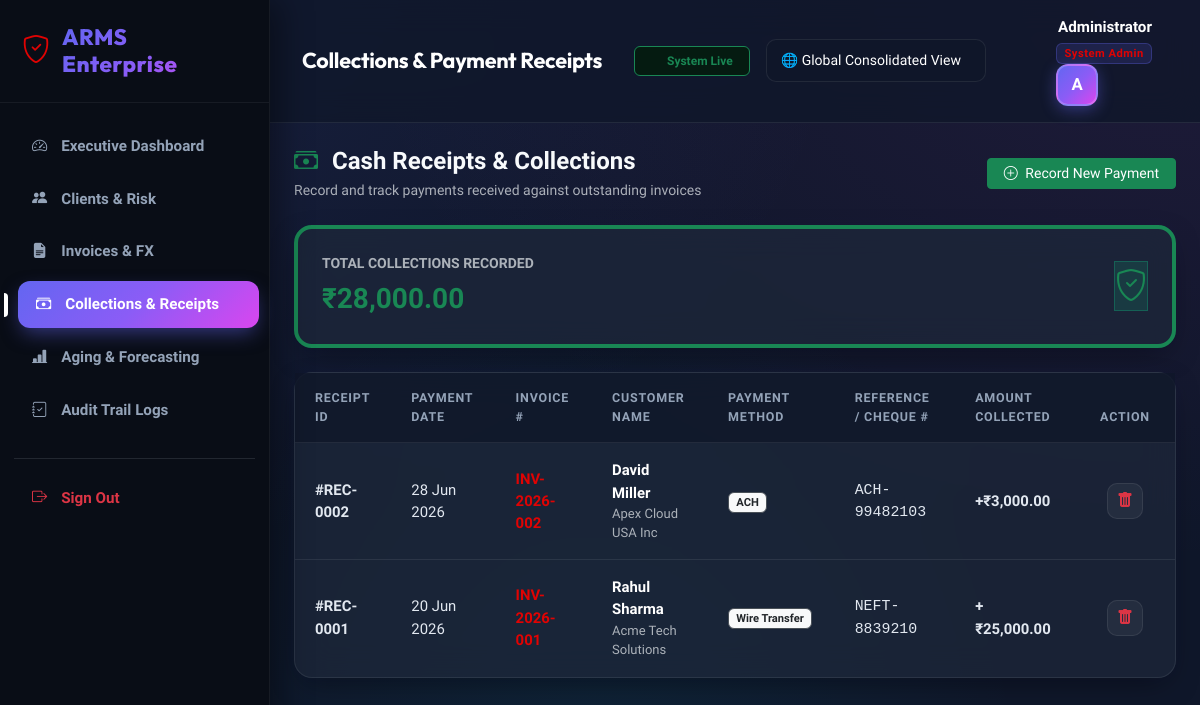
The app's page /payments/index.php (signed in), older data.
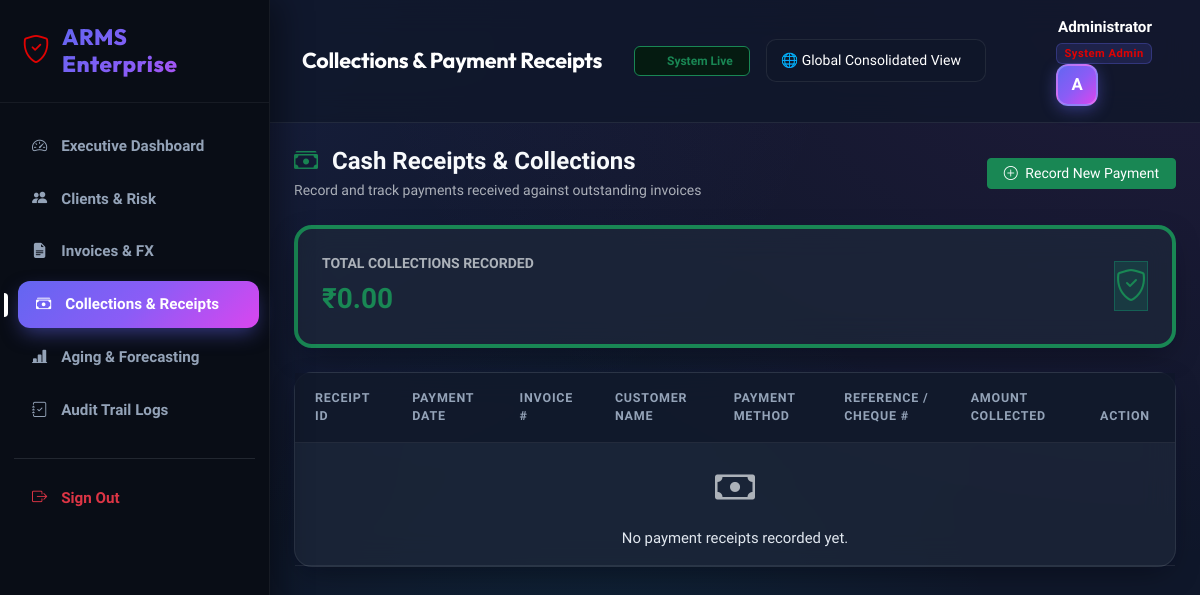
The same page, newer data.
### tables this page shows
CREATE TABLE payments (
    payment_id INT AUTO_INCREMENT PRIMARY KEY,
    invoice_id INT NOT NULL,
    payment_date DATE NOT NULL,
    amount DECIMAL(12,2) NOT NULL,
    currency_code VARCHAR(10) DEFAULT 'INR',
    fx_rate DECIMAL(10,4) DEFAULT 1.0000,
    payment_method ENUM('Wire Transfer','ACH','Credit Card','UPI','Cheque') DEFAULT 'Wire Transfer',
    reference_no VARCHAR(100),
    remarks TEXT,
    created_at TIMESTAMP DEFAULT CURRENT_TIMESTAMP,
    FOREIGN KEY (invoice_id) REFERENCES invoices(invoice_id) ON DELETE CASCADE
);

CREATE TABLE invoices (
    invoice_id INT AUTO_INCREMENT PRIMARY KEY,
    entity_id INT NOT NULL DEFAULT 1,
    customer_id INT NOT NULL,
    invoice_number VARCHAR(50) UNIQUE NOT NULL,
    invoice_date DATE NOT NULL,
    due_date DATE NOT NULL,
    currency_code VARCHAR(10) DEFAULT 'INR',
    fx_rate DECIMAL(10,4) DEFAULT 1.0000,  
    subtotal DECIMAL(12,2) NOT NULL DEFAULT 0.00,
    tax_amount DECIMAL(12,2) NOT NULL DEFAULT 0.00,
    total_amount DECIMAL(12,2) NOT NULL DEFAULT 0.00,
    paid_amount DECIMAL(12,2) NOT NULL DEFAULT 0.00,
    late_fee DECIMAL(12,2) NOT NULL DEFAULT 0.00,
    status ENUM('Pending','Partially Paid','Paid','Overdue') DEFAULT 'Pending',
    notes TEXT,
    created_at TIMESTAMP DEFAULT CURRENT_TIMESTAMP,
    FOREIGN KEY(entity_id) REFERENCES entities(entity_id) ON DELETE CASCADE,
    FOREIGN KEY(customer_id) REFERENCES customers(customer_id) ON DELETE CASCADE
);

CREATE TABLE customers (
    customer_id INT AUTO_INCREMENT PRIMARY KEY,
    entity_id INT NOT NULL DEFAULT 1,
    customer_name VARCHAR(100) NOT NULL,
    company_name VARCHAR(150),
    email VARCHAR(100),
    phone VARCHAR(20),
    address TEXT,
    city VARCHAR(100),
    state VARCHAR(100),
    country VARCHAR(100),
    currency_code VARCHAR(10) DEFAULT 'INR',
    credit_limit DECIMAL(12,2) DEFAULT 100000.00,
    payment_terms VARCHAR(50) DEFAULT 'Net 30',
    risk_level ENUM('Low','Medium','High') DEFAULT 'Low',
    credit_hold TINYINT(1) DEFAULT 0,  
    created_at TIMESTAMP DEFAULT CURRENT_TIMESTAMP,
    FOREIGN KEY (entity_id) REFERENCES entities(entity_id) ON DELETE CASCADE
);

### payments/index.php (the view, shortened to what this page needs)
<?php
require_once "../config/database.php";
$page_header = "Collections & Payment Receipts";
include "../includes/header.php";
include "../includes/sidebar.php";
try {
    $stmt = $conn->query("
        SELECT p.*, i.invoice_number, i.total_amount, c.customer_name, c.company_name
        FROM payments p
        JOIN invoices i ON p.invoice_id = i.invoice_id
        JOIN customers c ON i.customer_id = c.customer_id
        ORDER BY p.payment_id DESC
    ");
    $payments = $stmt->fetchAll(PDO::FETCH_ASSOC);
    $tot_stmt = $conn->query("SELECT COALESCE(SUM(amount), 0) FROM payments");
    $total_collections = $tot_stmt->fetchColumn();
} catch (PDOException $e) {
    die("Database Error: " . $e->getMessage());
}
?>
<div class="content">
    <?php include "../includes/navbar.php"; ?>
    <div class="container-fluid p-4">
        <div class="d-flex flex-column flex-md-row justify-content-between align-items-md-center gap-3 mb-4">
            <div>
                <h4 class="fw-bold mb-1"><i class="bi bi-cash-stack text-success me-2"></i> Cash Receipts & Collections</h4>
                <p class="text-muted small mb-0">Record and track payments received against outstanding invoices</p>
            </div>
            <a href="add.php" class="btn btn-success btn-sm px-3">
                <i class="bi bi-plus-circle me-1"></i> Record New Payment
            </a>
        </div>
        <div class="card-custom p-4 mb-4 bg-blue border-start border-4 border-success">
            <div class="d-flex justify-content-between align-items-center">
                <div>
                    <div class="text-muted small fw-semibold">TOTAL COLLECTIONS RECORDED</div>
                    <div class="fs-3 fw-bold text-success mt-1">₹<?= number_format($total_collections, 2) ?></div>
                </div>
                <div class="stat-icon bg-emerald-light">
                    <i class="bi bi-shield-check fs-2 text-success"></i>
                </div>
            </div>
        </div>
        <div class="card-custom">
            <div class="table-responsive">
                <table class="table table-custom mb-0">
                    <thead>
                        <tr>
                            <th>Receipt ID</th>
                            <th>Payment Date</th>
                            <th>Invoice #</th>
                            <th>Customer Name</th>
                            <th>Payment Method</th>
                            <th>Reference / Cheque #</th>
                            <th>Amount Collected</th>
                            <th width="100" class="text-center">Action</th>
                        </tr>
                    </thead>
                    <tbody>
                        <?php if (count($payments) > 0): ?>
                            <?php foreach ($payments as $p): ?>
                                <tr>
                                    <td class="fw-bold">#REC-<?= str_pad($p['payment_id'], 4, '0', STR_PAD_LEFT) ?></td>
                                    <td class="small"><?= date('d M Y', strtotime($p['payment_date'])) ?></td>
                                    <td>
                                        <a href="../invoices/view.php?id=<?= $p['invoice_id'] ?>" class="fw-bold text-indigo text-decoration-none">
                                            <?= htmlspecialchars($p['invoice_number']) ?>
                                        </a>
                                    </td>
                                    <td>
                                        <div class="fw-semibold text-white"><?= htmlspecialchars($p['customer_name']) ?></div>
                                        <div class="text-muted small"><?= htmlspecialchars($p['company_name'] ?: 'Individual Client') ?></div>
                                    </td>
                                    <td>
                                        <span class="badge bg-light text-dark border"><?= htmlspecialchars($p['payment_method']) ?></span>
                                    </td>
                                    <td class="small font-monospace">
                                        <?= htmlspecialchars($p['reference_no'] ?: 'N/A') ?>
                                    </td>
                                    <td class="fw-bold text-success">
                                        +₹<?= number_format($p['amount'], 2) ?>
                                    </td>
                                    <td class="text-center">
                                        <a href="delete.php?id=<?= $p['payment_id'] ?>" class="btn btn-action btn-light text-danger" title="Void Payment" onclick="return confirm('Are you sure you want to delete/void this payment record?')">
                                            <i class="bi bi-trash-fill"></i>
                                        </a>
                                    </td>
                                </tr>
                            <?php endforeach; ?>
                        <?php else: ?>
                            <tr>
                                <td colspan="8" class="text-center text-muted py-5">
                                    <i class="bi bi-cash fs-1 text-muted d-block mb-2"></i>
                                    No payment receipts recorded yet.
                                </td>
                            </tr>
                        <?php endif; ?>
                    </tbody>
                </table>
            </div>
        </div>
    </div>
</div>
<?php include "../includes/footer.php"; ?>

### includes/header.php (shortened to what this page needs)
<?php
$base_url = '/ARMS/';
?>
<!DOCTYPE html>
<html lang="en" data-bs-theme="dark">
<head>
    <link href="https://cdn.jsdelivr.net/npm/bootstrap@5.3.3/dist/css/bootstrap.min.css" rel="stylesheet">
    <link href="https://cdn.jsdelivr.net/npm/bootstrap-icons@1.11.3/font/bootstrap-icons.min.css" rel="stylesheet">
    <link rel="stylesheet" href="<?= $base_url ?>assets/css/dashboard.css">
</head>
<body>

### includes/sidebar.php
<?php
$current_script = $_SERVER['SCRIPT_NAME'];
$base_url = '/ARMS/';
?>
<div class="sidebar">
    <div class="logo">
        <i class="bi bi-shield-check fs-3 text-indigo"></i>
        <h3>ARMS Enterprise</h3>
    </div>
    <ul>
        <li>
            <a href="<?= $base_url ?>dashboard.php" class="<?= (strpos($current_script, 'dashboard.php') !== false) ? 'active' : '' ?>">
                <i class="bi bi-speedometer2"></i>
                <span>Executive Dashboard</span>
            </a>
        </li>
        <li>
            <a href="<?= $base_url ?>customers/index.php" class="<?= (strpos($current_script, '/customers/') !== false) ? 'active' : '' ?>">
                <i class="bi bi-people-fill"></i>
                <span>Clients & Risk</span>
            </a>
        </li>
        <li>
            <a href="<?= $base_url ?>invoices/index.php" class="<?= (strpos($current_script, '/invoices/') !== false) ? 'active' : '' ?>">
                <i class="bi bi-file-earmark-text-fill"></i>
                <span>Invoices & FX</span>
            </a>
        </li>
        <li>
            <a href="<?= $base_url ?>payments/index.php" class="<?= (strpos($current_script, '/payments/') !== false) ? 'active' : '' ?>">
                <i class="bi bi-cash-stack"></i>
                <span>Collections & Receipts</span>
            </a>
        </li>
        <li>
            <a href="<?= $base_url ?>reports/index.php" class="<?= (strpos($current_script, '/reports/index.php') !== false) ? 'active' : '' ?>">
                <i class="bi bi-bar-chart-line-fill"></i>
                <span>Aging & Forecasting</span>
            </a>
        </li>
        <li>
            <a href="<?= $base_url ?>reports/audit_logs.php" class="<?= (strpos($current_script, 'audit_logs.php') !== false) ? 'active' : '' ?>">
                <i class="bi bi-journal-check"></i>
                <span>Audit Trail Logs</span>
            </a>
        </li>
        <li class="mt-4 pt-3 border-top border-secondary border-opacity-25">
            <a href="<?= $base_url ?>auth/logout.php" onclick="return confirm('Are you sure you want to logout?')">
                <i class="bi bi-box-arrow-right text-danger"></i>
                <span class="text-danger">Sign Out</span>
            </a>
        </li>
    </ul>
</div>

### includes/navbar.php (shortened to what this page needs)
<?php
$user_name = $_SESSION['name'] ?? 'Administrator';
$user_role = $_SESSION['role'] ?? 'System Admin';
$initial = strtoupper(substr($user_name, 0, 1));
$selected_entity = $_SESSION['selected_entity'] ?? 0;
?>
<div class="top-navbar">
    <div class="d-flex align-items-center gap-3">
        <h1 class="page-title me-3"><?= $page_header ?? 'Executive Dashboard' ?></h1>
        <span class="badge bg-success-subtle text-success border border-success px-3 py-2 fw-semibold d-none d-md-inline-flex align-items-center gap-2">
            System Live
        </span>
        <form method="POST" action="<?= htmlspecialchars($_SERVER['PHP_SELF']) ?>" class="d-none d-lg-block">
            <select name="entity_id" class="form-select form-select-sm" onchange="this.form.submit()" style="min-width: 220px;">
                <option value="0" <?= $selected_entity == 0 ? 'selected' : '' ?>>🌐 Global Consolidated View</option>
            </select>
        </form>
    </div>
    <div class="user-profile">
        <div class="text-end me-3 d-none d-md-block">
            <div class="fw-bold text-white leading-tight" style="font-size: 0.95rem;"><?= htmlspecialchars($user_name) ?></div>
            <span class="badge bg-indigo-light text-indigo mt-1" style="font-size: 0.7rem; letter-spacing: 0.5px;"><?= htmlspecialchars($user_role) ?></span>
        </div>
        <div class="user-avatar">
            <?= $initial ?>
        </div>
    </div>
</div>

### includes/footer.php (shortened to what this page needs)
</body>
</html>

Row changes from the older to the newer data that the page shows:
removed payments: payment_id "0002", payment_date "28 Jun 2026", invoice.invoice_number "INV-2026-002", customers.customer_name "David Miller", customers.company_name "Apex Cloud USA Inc", payment_method "ACH", reference_no "ACH-99482103", amount "3,000.00"
removed payments: payment_id "0001", payment_date "20 Jun 2026", invoice.invoice_number "INV-2026-001", customers.customer_name "Rahul Sharma", customers.company_name "Acme Tech Solutions", payment_method "Wire Transfer", reference_no "NEFT-8839210", amount "25,000.00"
Text that changed along with them:
$total_collections: "28,000.00" → "0.00"
text now shown: "No payment receipts recorded yet."
